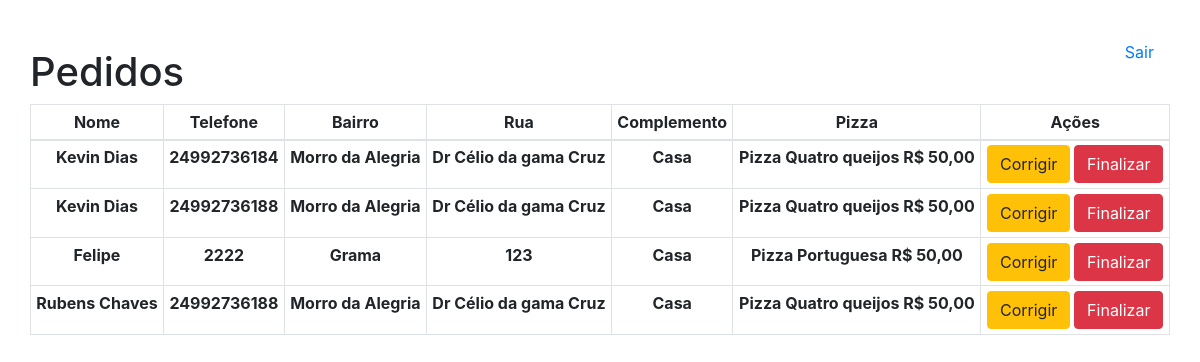
Screenshot of /list/ (signed in) with the database file from the repository.
### pizzaria/models.py (models this page shows)
class Cliente(models.Model):
    nome = models.CharField(
        verbose_name="Nome completo",
        max_length=100,
    )
    telefone = models.CharField(
        verbose_name="Telefone",
        max_length=20
    )
    bairro = models.CharField(
        verbose_name="Bairro",
        max_length=100
    )
    rua = models.CharField(
        verbose_name="Rua",
        max_length=100
    )
    numero = models.DecimalField(
        verbose_name='Número',
        max_digits=10,
        decimal_places=0
    )
    complemento = models.CharField(
        verbose_name="Complemento",
        max_length=100,
        blank=True
    )
    pizza = models.CharField(
        max_length=100,
        verbose_name='Escolha seu sabor',
        choices=PEDIDO_CHOICES
    )

### pizzaria/views.py (the view)
# urls.py: path('list/', login_required (ListPizzariaView.as_view()), name='pizzaria_view'),
class ListPizzariaView(ListView):
    model = Cliente
    template_name = 'pizzaria_view.html'
    fields = '__all__'
    context_object_name = 'clientes'
    success_url = reverse_lazy('pizzaria_view')

### pizzaria/templates/pizzaria_view.html
{% extends 'base.html' %}
{% block content %}
    <div class="row">
        <div class="d-flex align-items-center w-100 justify-content-between">
            <h1 class="pt-5">Pedidos</h1>
            <a class="nav-link" href="/accounts/logout">Sair</a>
        </div>
        <table class="table table-hover table-bordered table-sm table-responsive-sm table-responsive-md table-responsive-lg table-responsive-xl">
            <thead class="text-center">
                <tr>
                    <th scope="col">Nome</th>
                    <th scope="col">Telefone</th>
                    <th scope="col">Bairro</th>
                    <th scope="col">Rua</th>
                    <th scope="col">Complemento</th>
                    <th scope="col">Pizza</th>
                    <th scope="col">Ações</th>
                </tr>
            </thead>
            <tbody class="text-center">
                {% for cliente in clientes %}
                <tr>
                    <th>{{ cliente.nome }}</th>
                    <th>{{ cliente.telefone }}</th>
                    <th>{{ cliente.bairro }}</th>
                    <th>{{ cliente.rua }}</th>
                    <th>{{ cliente.complemento }}</th>
                    <th>{{ cliente.pizza }}</th>
                    <th>
                        <a class="btn btn-warning" href="{% url 'pizzaria_update' cliente.pk %}">Corrigir</a>
                        <a class="btn btn-danger" href="{% url 'pizzaria_delete' cliente.pk %}">Finalizar</a>
                    </th>
                </tr>
                {% endfor %}
            </tbody>
        </table>
    </div>
{% endblock %}

### pizzaria/templates/base.html (shortened to what this page needs)
{% load bootstrap4 %}
<!DOCTYPE html>
<html lang="pt-br">
<head>
    {% bootstrap_css %}
</head>
<body>
    <div class="container">
        {% block content %}{% endblock %}
    </div>
</body>
</html>

### rows the page displays
Cliente: nome "Kevin Dias", telefone "24992736184", bairro "Morro da Alegria", rua "Dr Célio da gama Cruz", complemento "Casa", pizza "Pizza Quatro queijos R$ 50,00"
Cliente: nome "Kevin Dias", telefone "24992736188", bairro "Morro da Alegria", rua "Dr Célio da gama Cruz", complemento "Casa", pizza "Pizza Quatro queijos R$ 50,00"
Cliente: nome "Felipe", telefone "2222", bairro "Grama", rua "123", complemento "Casa", pizza "Pizza Portuguesa R$ 50,00"
Cliente: nome "Rubens Chaves", telefone "24992736188", bairro "Morro da Alegria", rua "Dr Célio da gama Cruz", complemento "Casa", pizza "Pizza Quatro queijos R$ 50,00"
